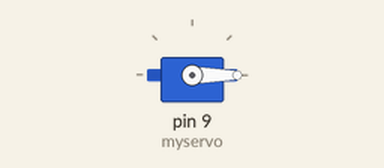
Bench run of a sketch on a simulated Arduino Uno, built with avr-gcc and run on an emulated ATmega328P. Shown: servo.

Above: at 0.05 s.
At 0.95 s:
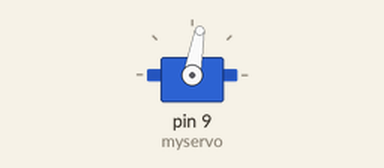
At 1.9 s:
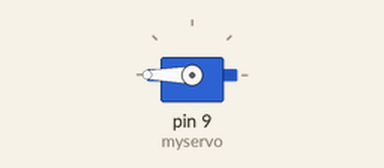
At 3.8 s:
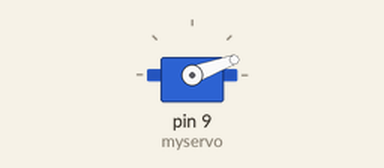
Timing chart, 0 to 5.2 s (numbered marks = the images above):
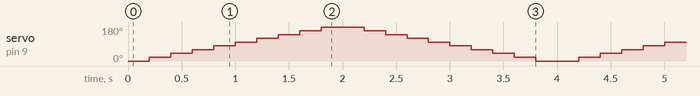

The sketch:

loopin_around.ino
```cpp
/*
 Controlling a servo position using a serial communication

 Author: Jash Mota
*/

 #include <Servo.h>

Servo myservo;  // create servo object to control a servo
//int i = 0;
void setup() {
  myservo.attach(9);  // attaches the servo on pin 9 to the servo object
}

void loop() {
  for(int i = 0; i<=180;i = i+20)
  {
    myservo.write(i);                  // sets the servo position according to the scaled value
    delay(200);                           // waits for the servo to get there
  }
  for(int i = 180; i>=0;i = i-20)
  {
    myservo.write(i);                  // sets the servo position according to the scaled value
    delay(200);                           // waits for the servo to get there
  }
}
```

Measured:
- by itself, servo on pin 9 (myservo): repeats every 4.0 s: 40° 0.20 s, 60° 0.20 s, 80° 0.20 s, 100° 0.20 s, 120° 0.20 s, 140° 0.20 s, 160° 0.20 s, 180° 0.40 s, 160° 0.20 s, 140° 0.20 s, 120° 0.20 s, 100° 0.20 s, 80° 0.20 s, 60° 0.20 s, 40° 0.20 s, 20° 0.20 s, 0° 0.40 s, 20° 0.20 s
